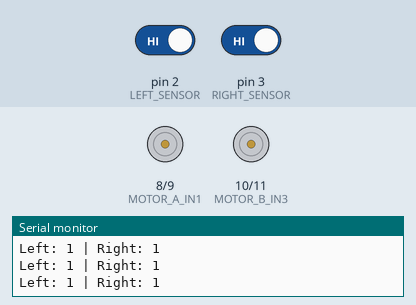
A sketch run on a simulated Arduino Uno, built with avr-gcc and run on an emulated ATmega328P. On the bench: motor-driver pin pairs drawn as motors (green arrow = first pin HIGH = forward, orange = second pin HIGH = backward, longer = more drive, scaled by the enable pin), the last lines printed to the serial monitor. The test bench sets the inputs (shaded band); at power-on: pin 2 (LEFT_SENSOR) HIGH, pin 3 (RIGHT_SENSOR) HIGH.

Above: at 2.2 s.
2.3 s: pin 2 (LEFT_SENSOR) driven LOW
At 2.6 s:
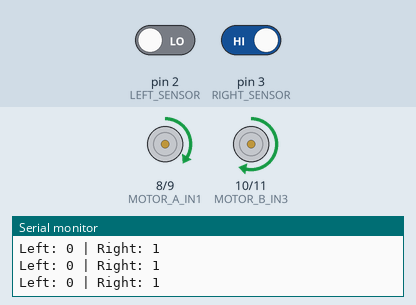
3.8 s: pin 3 (RIGHT_SENSOR) driven LOW
At 5.0 s:
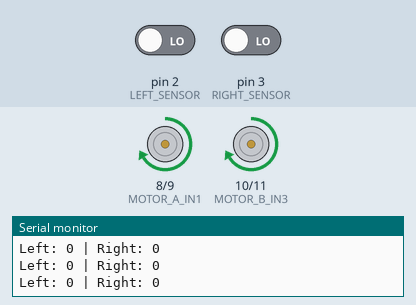
5.3 s: pin 2 (LEFT_SENSOR) driven HIGH
At 6.8 s:
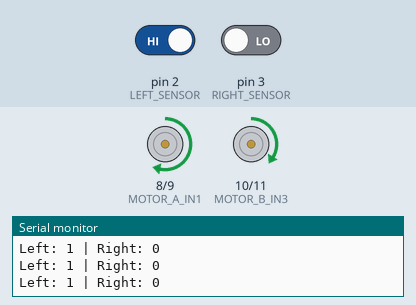
Timing chart, 0 to 8.3 s (numbered marks = the images above; inputs shaded):
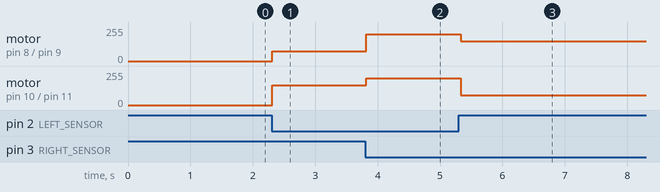

Measured:
- after the input at 2.3 s, motor on pin 8 (MOTOR_A_IN1) / pin 9 (MOTOR_A_IN2): stopped → forward 75/255 at once; motor on pin 10 (MOTOR_B_IN3) / pin 11 (MOTOR_B_IN4): stopped → forward 150/255 at once
- after the input at 3.8 s, motor on pin 8 (MOTOR_A_IN1) / pin 9 (MOTOR_A_IN2): forward 75/255 → forward 200/255 at once; motor on pin 10 (MOTOR_B_IN3) / pin 11 (MOTOR_B_IN4): forward 150/255 → forward 200/255 at once
- after the input at 5.3 s, motor on pin 8 (MOTOR_A_IN1) / pin 9 (MOTOR_A_IN2): forward 200/255 → forward 150/255 at once; motor on pin 10 (MOTOR_B_IN3) / pin 11 (MOTOR_B_IN4): forward 200/255 → forward 75/255 at once

The sketch:

line.ino
```cpp
// Line Following Robot for Arduino Uno
// IR Sensor Configuration:
// - Left IR Sensor: Digital Pin 2
// - Right IR Sensor: Digital Pin 3
// Motor Configuration:
// - Motor A (Left): Enable Pin 5 (PWM), Input1: Pin 8, Input2: Pin 9
// - Motor B (Right): Enable Pin 6 (PWM), Input3: Pin 10, Input4: Pin 11

// Motor Pin Definitions
#define MOTOR_A_EN 5      // PWM pin for Motor A (left)
#define MOTOR_A_IN1 8     // Motor A direction control 1
#define MOTOR_A_IN2 9     // Motor A direction control 2

#define MOTOR_B_EN 6      // PWM pin for Motor B (right)
#define MOTOR_B_IN3 10    // Motor B direction control 1
#define MOTOR_B_IN4 11    // Motor B direction control 2

// Sensor Pin Definitions
#define LEFT_SENSOR 2     // Left IR sensor
#define RIGHT_SENSOR 3    // Right IR sensor

// Speed Constants
#define MAX_SPEED 255
#define BASE_SPEED 200
#define TURN_SPEED 150

void setup() {
  // Initialize motor pins as outputs
  pinMode(MOTOR_A_EN, OUTPUT);
  pinMode(MOTOR_A_IN1, OUTPUT);
  pinMode(MOTOR_A_IN2, OUTPUT);

  pinMode(MOTOR_B_EN, OUTPUT);
  pinMode(MOTOR_B_IN3, OUTPUT);
  pinMode(MOTOR_B_IN4, OUTPUT);

  // Initialize sensor pins as inputs
  pinMode(LEFT_SENSOR, INPUT);
  pinMode(RIGHT_SENSOR, INPUT);

  // Initialize serial for debugging
  Serial.begin(9600);
  Serial.println("Line Following Robot Initialized");

  // Small delay to ensure stability
  delay(1000);
}

void loop() {
  // Read sensor values (HIGH = white/no line, LOW = black/line)
  int leftSensor = digitalRead(LEFT_SENSOR);
  int rightSensor = digitalRead(RIGHT_SENSOR);

  // Debug output
  Serial.print("Left: ");
  Serial.print(leftSensor);
  Serial.print(" | Right: ");
  Serial.println(rightSensor);

  // Line following logic
  if (leftSensor == LOW && rightSensor == LOW) {
    // Both sensors on line - move forward
    moveForward(BASE_SPEED);
  }
  else if (leftSensor == LOW && rightSensor == HIGH) {
    // Left sensor on line, right sensor off - turn left
    turnLeft(TURN_SPEED);
  }
  else if (leftSensor == HIGH && rightSensor == LOW) {
    // Right sensor on line, left sensor off - turn right
    turnRight(TURN_SPEED);
  }
  else {
    // Both sensors off line - stop (or implement search pattern)
    stopRobot();
  }

  delay(50); // Small delay for sensor stability
}

// Move forward at specified speed
void moveForward(int speed) {
  // Motor A (Left) - Forward
  digitalWrite(MOTOR_A_IN1, HIGH);
  digitalWrite(MOTOR_A_IN2, LOW);
  analogWrite(MOTOR_A_EN, speed);

  // Motor B (Right) - Forward
  digitalWrite(MOTOR_B_IN3, HIGH);
  digitalWrite(MOTOR_B_IN4, LOW);
  analogWrite(MOTOR_B_EN, speed);
}

// Move backward at specified speed
void moveBackward(int speed) {
  // Motor A (Left) - Backward
  digitalWrite(MOTOR_A_IN1, LOW);
  digitalWrite(MOTOR_A_IN2, HIGH);
  analogWrite(MOTOR_A_EN, speed);

  // Motor B (Right) - Backward
  digitalWrite(MOTOR_B_IN3, LOW);
  digitalWrite(MOTOR_B_IN4, HIGH);
  analogWrite(MOTOR_B_EN, speed);
}

// Turn left (left motor slower/stopped, right motor faster)
void turnLeft(int speed) {
  // Motor A (Left) - Slow/Stop
  digitalWrite(MOTOR_A_IN1, HIGH);
  digitalWrite(MOTOR_A_IN2, LOW);
  analogWrite(MOTOR_A_EN, speed / 2);

  // Motor B (Right) - Full speed
  digitalWrite(MOTOR_B_IN3, HIGH);
  digitalWrite(MOTOR_B_IN4, LOW);
  analogWrite(MOTOR_B_EN, speed);
}

// Turn right (left motor faster, right motor slower/stopped)
void turnRight(int speed) {
  // Motor A (Left) - Full speed
  digitalWrite(MOTOR_A_IN1, HIGH);
  digitalWrite(MOTOR_A_IN2, LOW);
  analogWrite(MOTOR_A_EN, speed);

  // Motor B (Right) - Slow/Stop
  digitalWrite(MOTOR_B_IN3, HIGH);
  digitalWrite(MOTOR_B_IN4, LOW);
  analogWrite(MOTOR_B_EN, speed / 2);
}

// Stop all motors
void stopRobot() {
  digitalWrite(MOTOR_A_IN1, LOW);
  digitalWrite(MOTOR_A_IN2, LOW);
  analogWrite(MOTOR_A_EN, 0);

  digitalWrite(MOTOR_B_IN3, LOW);
  digitalWrite(MOTOR_B_IN4, LOW);
  analogWrite(MOTOR_B_EN, 0);
}
```
